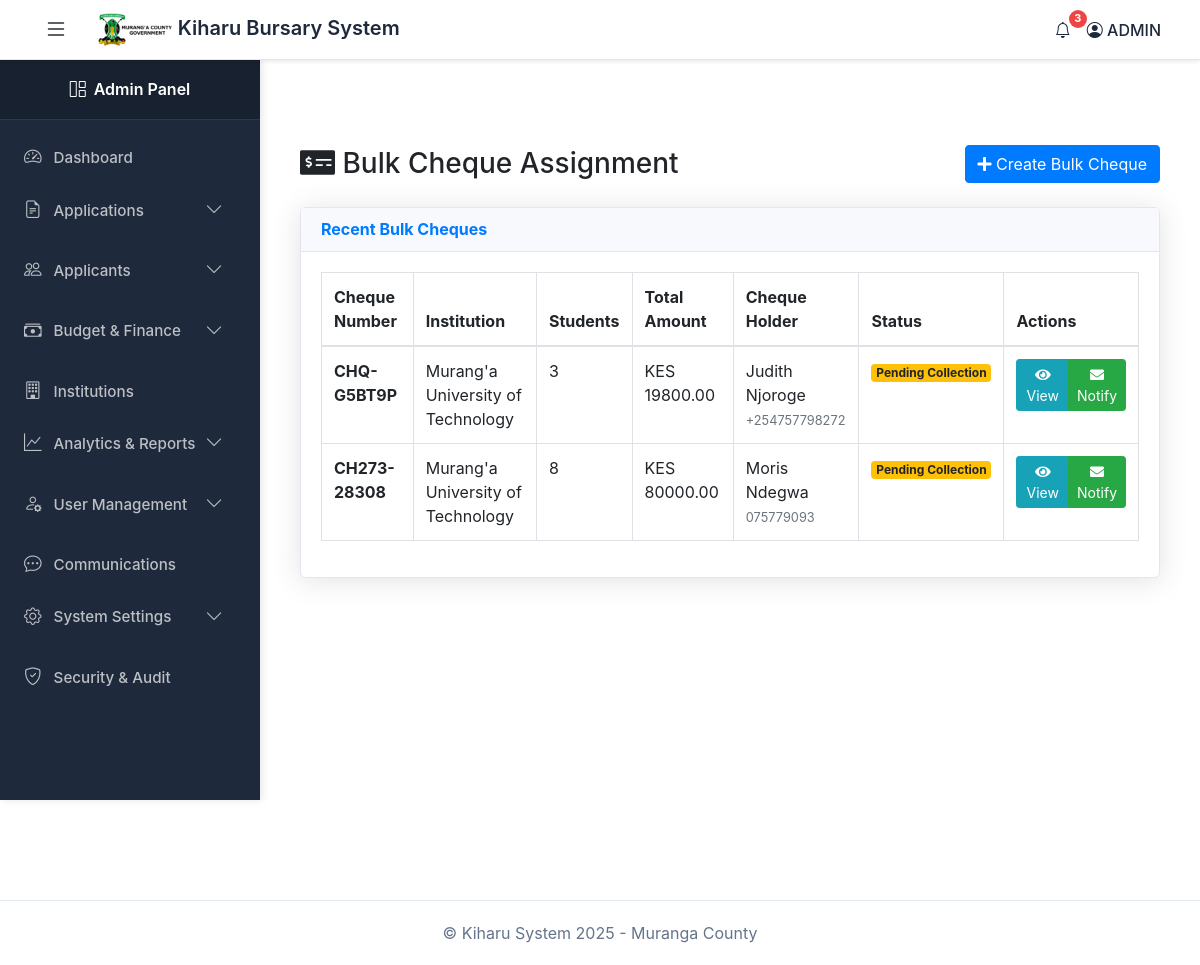
Screenshot of /bulk-cheque/assignment/ (signed in) with the database file from the repository.
### kiharu_system/models.py (models this page shows, shortened)
class BulkCheque(models.Model):
    cheque_number = models.CharField(max_length=50, unique=True)
    institution = models.ForeignKey(Institution, on_delete=models.CASCADE, related_name='bulk_cheques')
    fiscal_year = models.ForeignKey(FiscalYear, on_delete=models.CASCADE)
    total_amount = models.DecimalField(max_digits=12, decimal_places=2)
    student_count = models.PositiveIntegerField()
    amount_per_student = models.DecimalField(max_digits=10, decimal_places=2)
    cheque_holder_name = models.CharField(max_length=200)
    cheque_holder_id = models.CharField(max_length=20)
    cheque_holder_phone = models.CharField(max_length=20)
    cheque_holder_email = models.EmailField(blank=True, null=True)
    cheque_holder_position = models.CharField(max_length=100)  # e.g., "Student Leader", "Class Representative"
    created_date = models.DateTimeField(auto_now_add=True)
    assigned_date = models.DateTimeField(blank=True, null=True)
    is_collected = models.BooleanField(default=False)
    collection_date = models.DateTimeField(blank=True, null=True)
    created_by = models.ForeignKey(User, on_delete=models.SET_NULL, null=True, related_name='created_bulk_cheques')
    assigned_by = models.ForeignKey(User, on_delete=models.SET_NULL, null=True, related_name='assigned_bulk_cheques')
    notes = models.TextField(blank=True, null=True)
    class Meta:
        ordering = ['-created_date']

class Institution(models.Model):
    INSTITUTION_TYPES = (
        ('highschool', 'High School'),
        ('special_school', 'Special School'),
        ('college', 'College'),
        ('university', 'University'),
    )
    name = models.CharField(max_length=200)
    institution_type = models.CharField(max_length=20, choices=INSTITUTION_TYPES)
    county = models.CharField(max_length=100)
    postal_address = models.CharField(max_length=100, blank=True, null=True)
    phone_number = models.CharField(max_length=20, blank=True, null=True)
    email = models.EmailField(blank=True, null=True)

### kiharu_system/views.py (the view, shortened to what this page needs)
# urls.py: path('bulk-cheque/assignment/', views.bulk_cheque_assignment, name='bulk_cheque_assignment'),
@login_required
@require_http_methods(["GET", "POST"])
def bulk_cheque_assignment(request):
    if request.user.user_type not in ['admin', 'finance']:
        messages.error(request, "You don't have permission to access this page.")
        return redirect('dashboard')
    context = {
        'institutions': Institution.objects.all(),
        'fiscal_years': FiscalYear.objects.filter(is_active=True),
        'existing_bulk_cheques': BulkCheque.objects.all()[:10],  # Latest 10
    }
    return render(request, 'admin/bulk_cheque_assignment.html', context)

### templates/admin/bulk_cheque_assignment.html (shortened to what this page needs)
{% extends "admin_base.html" %}
{% load static %}
{% block content %}
<link href="https://cdnjs.cloudflare.com/ajax/libs/Chart.js/3.9.1/chart.min.css" rel="stylesheet">
<link href="https://cdn.jsdelivr.net/npm/bootstrap@4.6.0/dist/css/bootstrap.min.css" rel="stylesheet">
<link href="https://cdnjs.cloudflare.com/ajax/libs/font-awesome/5.15.4/css/all.min.css" rel="stylesheet">
<div class="container-fluid">
    <div class="d-sm-flex align-items-center justify-content-between mb-4">
        <h1 class="h3 mb-0 text-gray-800">
            <i class="fas fa-money-check-alt"></i>
            Bulk Cheque Assignment
        </h1>
        <button class="btn btn-primary" data-toggle="modal" data-target="#bulkChequeModal">
            <i class="fas fa-plus"></i> Create Bulk Cheque
        </button>
    </div>
    <div class="row mb-4">
        <div class="col-12">
            <div class="card">
                <div class="card-header">
                    <h6 class="m-0 font-weight-bold text-primary">Recent Bulk Cheques</h6>
                </div>
                <div class="card-body">
                    <div class="table-responsive">
                        <table class="table table-bordered">
                            <thead>
                                <tr>
                                    <th>Cheque Number</th>
                                    <th>Institution</th>
                                    <th>Students</th>
                                    <th>Total Amount</th>
                                    <th>Cheque Holder</th>
                                    <th>Status</th>
                                    <th>Actions</th>
                                </tr>
                            </thead>
                            <tbody>
                                {% for cheque in existing_bulk_cheques %}
                                <tr>
                                    <td><strong>{{ cheque.cheque_number }}</strong></td>
                                    <td>{{ cheque.institution.name }}</td>
                                    <td>{{ cheque.student_count }}</td>
                                    <td>KES {{ cheque.total_amount|floatformat:2 }}</td>
                                    <td>
                                        {{ cheque.cheque_holder_name }}<br>
                                        <small class="text-muted">{{ cheque.cheque_holder_phone }}</small>
                                    </td>
                                    <td>
                                        {% if cheque.is_collected %}
                                            <span class="badge badge-success">Collected</span>
                                        {% else %}
                                            <span class="badge badge-warning">Pending Collection</span>
                                        {% endif %}
                                    </td>
                                    <td>
                                        <div class="btn-group btn-group-sm">
                                            <a href="{% url 'bulk_cheque_details' cheque.id %}" class="btn btn-info">
                                                <i class="fas fa-eye"></i> View
                                            </a>
                                            <button class="btn btn-success send-notifications" data-id="{{ cheque.id }}">
                                                <i class="fas fa-envelope"></i> Notify
                                            </button>
                                        </div>
                                    </td>
                                </tr>
                                {% empty %}
                                <tr>
                                    <td colspan="7" class="text-center">No bulk cheques found</td>
                                </tr>
                                {% endfor %}
                            </tbody>
                        </table>
                    </div>
                </div>
            </div>
        </div>
    </div>
</div>
{% endblock %}

### templates/admin_base.html (style rules this page uses)
:root { --sidebar-width: 260px; --sidebar-collapsed-width: 70px; --navbar-height: 60px; --primary-color: #3498db; --primary-hover: #2980b9; --sidebar-bg: #1E293B; --sidebar-hover: #334155; --main-bg: #F8FAFC; --card-bg: #FFFFFF; --text-primary: #1E293B; --text-secondary: #64748B; --border-color: #E2E8F0; --success-color: #10B981; --danger-color: #EF4444; --warning-color: #F59E0B; --transition-speed: 0.3s; }
* { margin: 0; padding: 0; box-sizing: border-box; }
body { font-family: 'Inter', 'Segoe UI', system-ui, -apple-system, sans-serif; background-color: var(--main-bg); color: var(--text-primary); overflow-x: hidden; }
.card { border: 1px solid var(--border-color); border-radius: 8px; box-shadow: 0 1px 3px rgba(0,0,0,0.08); background: var(--card-bg); transition: none; }
.card-header { background-color: var(--card-bg); border-bottom: 1px solid var(--border-color); font-weight: 600; padding: 16px 20px; }
.btn-primary { background-color: var(--primary-color); border: none; border-radius: 6px; padding: 10px 20px; font-weight: 500; transition: all var(--transition-speed) ease; }

### templates/admin/bulk_cheque_assignment.html (style rules this page uses)
.card { border: 1px solid #e3e6f0; border-radius: 0.35rem; box-shadow: 0 0.15rem 1.75rem 0 rgba(58, 59, 69, 0.15); }
.card-header { background-color: #f8f9fc; border-bottom: 1px solid #e3e6f0; padding: 0.75rem 1.25rem; }

### rows the page displays
BulkCheque: cheque_number "CHQ-G5BT9P", institution.name "Murang'a University of Technology", student_count "3", total_amount "19800.00", cheque_holder_name "Judith Njoroge", cheque_holder_phone "+254757798272", is_collected "Pending Collection"
BulkCheque: cheque_number "CH273-28308", institution.name "Murang'a University of Technology", student_count "8", total_amount "80000.00", cheque_holder_name "Moris Ndegwa", cheque_holder_phone "075779093", is_collected "Pending Collection"
